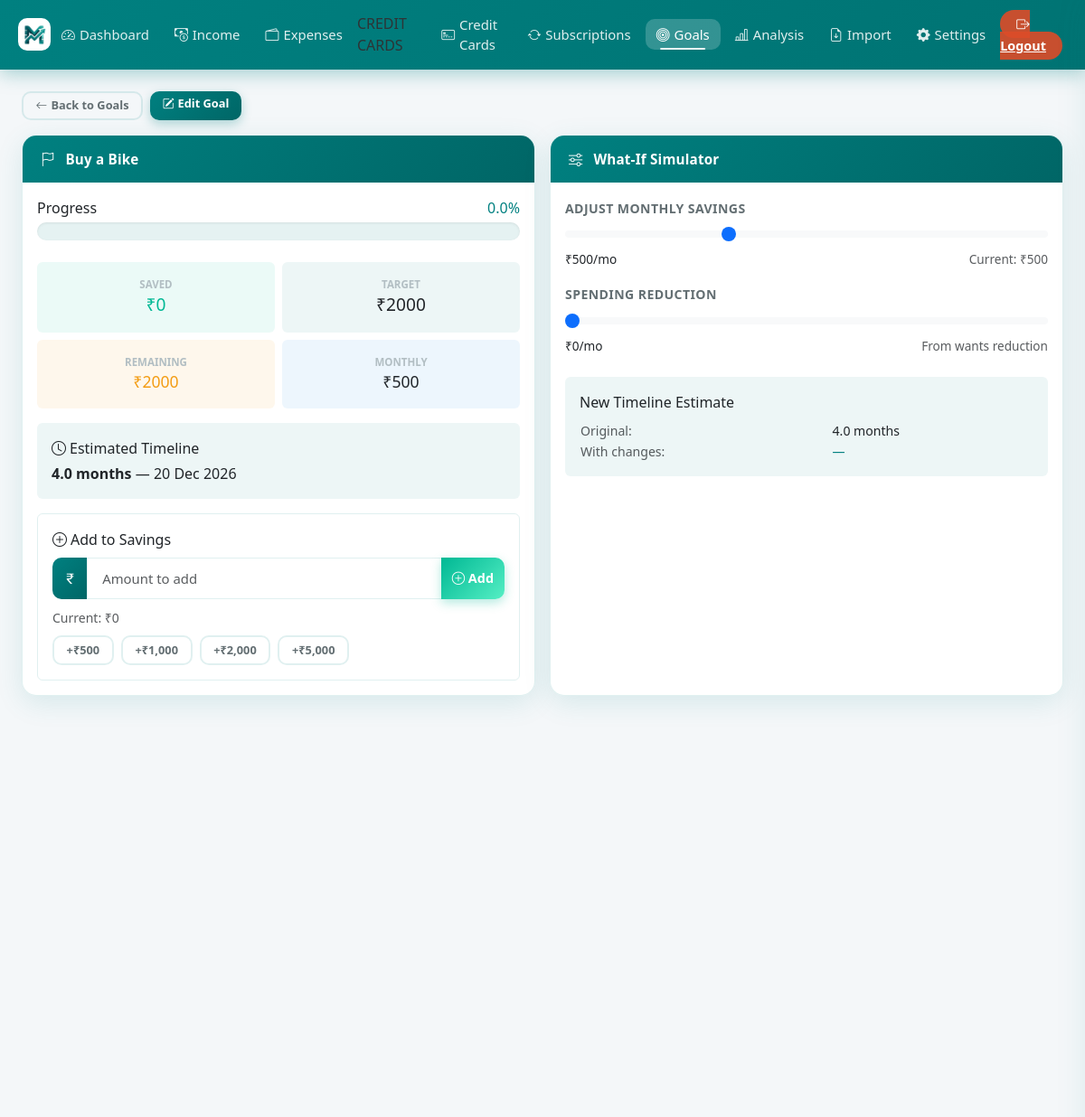
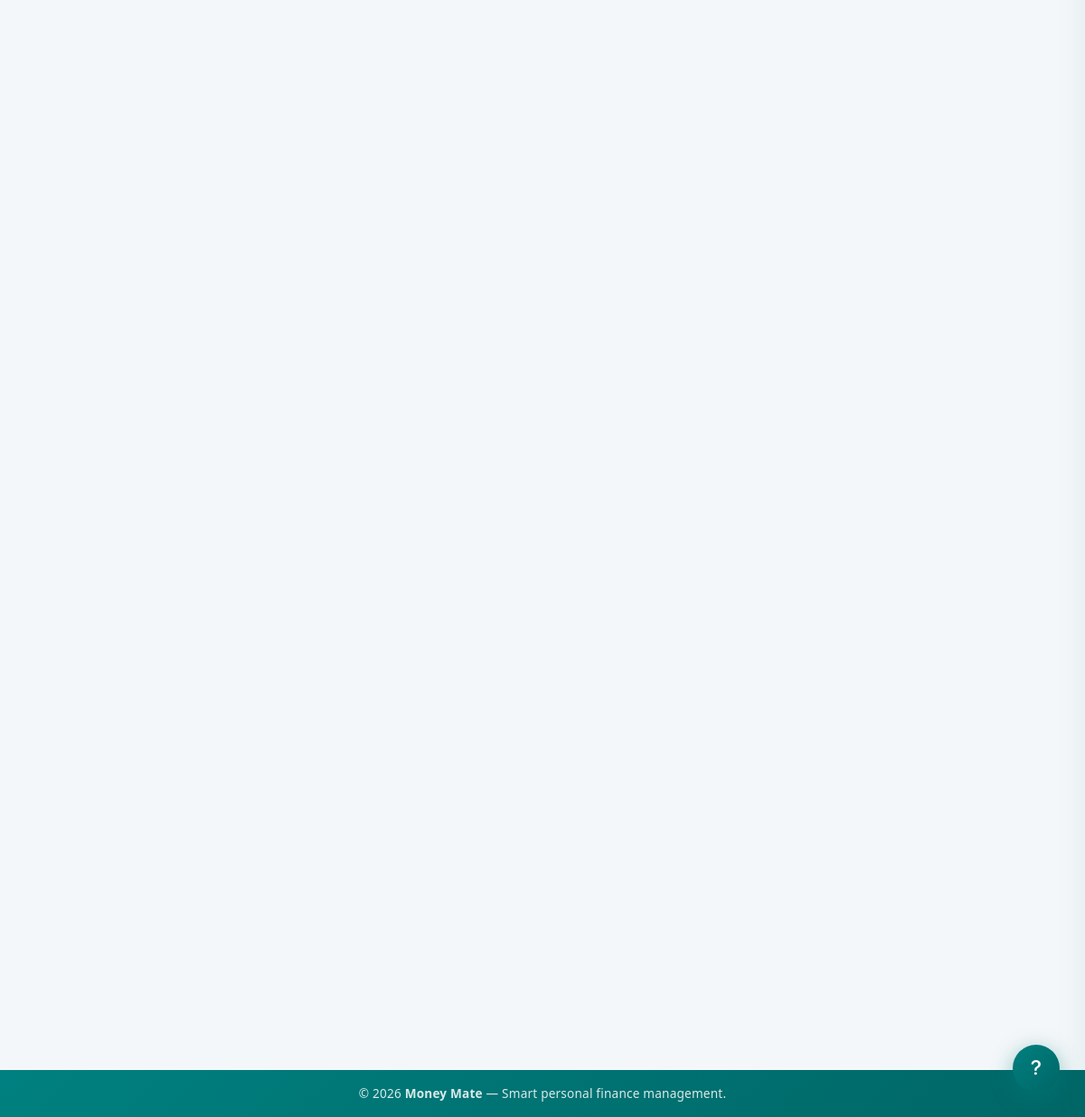
Screenshot of /goal/2 (signed in) with the database file from the repository (2 pictures, top to bottom).
### models.py (models this page shows)
class Goal(db.Model):
    id = db.Column(db.Integer, primary_key=True)
    user_id = db.Column(
        db.Integer, db.ForeignKey("user.id"), nullable=False, index=True
    )
    name = db.Column(db.String(200), nullable=False)
    target_amount = db.Column(db.Float, nullable=False)
    saved_amount = db.Column(db.Float, default=0.0)
    monthly_savings = db.Column(db.Float, default=0.0)
    target_date = db.Column(db.DateTime, nullable=True)
    priority = db.Column(db.String(10), default="medium", nullable=False)
    created_at = db.Column(db.DateTime, default=_now)
    @property
    def remaining_amount(self):
        return max(0, self.target_amount - self.saved_amount)
    @property
    def progress_percentage(self):
        if self.target_amount == 0:
            return 0
        return min(100, (self.saved_amount / self.target_amount) * 100)
    @property
    def estimated_months(self):
        if self.monthly_savings <= 0:
            return float("inf")
        return self.remaining_amount / self.monthly_savings
    @property
    def estimated_date(self):
        if self.estimated_months == float("inf"):
            return None
        return datetime.now(timezone.utc).replace(tzinfo=None) + timedelta(
            days=30 * self.estimated_months
        )

### app.py (the view, shortened to what this page needs)
@app.route("/goal/<int:id>", methods=["GET", "POST"])
@login_required
def goal_detail(id):
    goal = db.get_or_404(Goal, id)
    if goal.user_id != current_user.id:
        flash("Unauthorized access.", "danger")
        return redirect(url_for("goals"))
    form = SavingsUpdateForm()
    suggestions = get_spending_suggestions(current_user.id, goal)
    milestones = []
    if goal.monthly_savings > 0:
        for month in range(1, min(13, int(goal.estimated_months) + 1)):
            milestone_date = datetime.now(timezone.utc).replace(
                tzinfo=None
            ) + timedelta(days=30 * month)
            milestone_amount = goal.saved_amount + (goal.monthly_savings * month)
            milestones.append(
                {
                    "month": month,
                    "date": milestone_date,
                    "amount": min(milestone_amount, goal.target_amount),
                }
            )
    return render_template(
        "goal_detail.html",
        goal=goal,
        form=form,
        suggestions=suggestions,
        milestones=milestones,
    )

### forms.py
class SavingsUpdateForm(FlaskForm):
    saved_amount = FloatField(
        "Amount Saved (₹)", validators=[DataRequired(), NumberRange(min=0)]
    )
    submit = SubmitField("Add to Savings")

### app.py (called while the page is built)
@login_manager.user_loader
def load_user(user_id):
    return db.session.get(User, int(user_id))

    def __call__(self, environ, start_response):
        if environ.get("PATH_INFO") not in self._PWA_PATHS:
            return self.wsgi_app(environ, start_response)
        def _start_response(status, headers, exc_info=None):
            out = []
            for name, value in headers:
                if name.lower() == "vary":
                    parts = [p.strip() for p in value.split(",")
                             if p.strip().lower() != "cookie"]
                    value = ", ".join(parts) or "Accept-Encoding"
                out.append((name, value))
            return start_response(status, out, exc_info)
        return self.wsgi_app(environ, _start_response)

### templates/goal_detail.html (shortened to what this page needs)
{% extends "base.html" %}
{% block content %}
<div class="mb-3 reveal d-flex gap-2">
  <a href="{{ url_for('goals') }}" class="btn btn-outline-secondary btn-sm">
    <i class="bi bi-arrow-left me-1"></i>Back to Goals
  </a>
  <a href="{{ url_for('edit_goal', id=goal.id) }}" class="btn btn-primary btn-sm">
    <i class="bi bi-pencil-square me-1"></i>Edit Goal
  </a>
</div>
<div class="row g-3">
  <div class="col-md-6">
    <div class="card h-100 reveal">
      <div class="card-header"><i class="bi bi-flag me-1"></i>{{ goal.name }}</div>
      <div class="card-body">
        <div class="mb-4">
          <div class="d-flex justify-content-between mb-1">
            <span class="fw-600">Progress</span>
            <span class="fw-700" style="color:var(--brand-primary);">{{ "%.1f"|format(goal.progress_percentage)
              }}%</span>
          </div>
          <div class="progress" style="height:20px;">
          </div>
        </div>
        <div class="row g-2 mb-3">
          <div class="col-6">
            <div class="p-3 rounded text-center" style="background:rgba(0,184,148,0.08);">
              <div style="font-size:0.72rem;font-weight:700;text-transform:uppercase;color:var(--text-muted);">Saved
              </div>
              <div class="fw-700" style="font-size:1.2rem;color:#00b894;">₹{{ "%.0f"|format(goal.saved_amount) }}</div>
            </div>
          </div>
          <div class="col-6">
            <div class="p-3 rounded text-center" style="background:rgba(0, 128, 128,0.07);">
              <div style="font-size:0.72rem;font-weight:700;text-transform:uppercase;color:var(--text-muted);">Target
              </div>
              <div class="fw-700" style="font-size:1.2rem;">₹{{ "%.0f"|format(goal.target_amount) }}</div>
            </div>
          </div>
          <div class="col-6">
            <div class="p-3 rounded text-center" style="background:rgba(243,156,18,0.08);">
              <div style="font-size:0.72rem;font-weight:700;text-transform:uppercase;color:var(--text-muted);">Remaining
              </div>
              <div class="fw-700" style="font-size:1.1rem;color:#f39c12;">₹{{ "%.0f"|format(goal.remaining_amount) }}
              </div>
            </div>
          </div>
          <div class="col-6">
            <div class="p-3 rounded text-center" style="background:rgba(9,132,227,0.07);">
              <div style="font-size:0.72rem;font-weight:700;text-transform:uppercase;color:var(--text-muted);">Monthly
              </div>
              <div class="fw-700" style="font-size:1.1rem;">₹{{ "%.0f"|format(goal.monthly_savings) }}</div>
            </div>
          </div>
        </div>
        {% if goal.monthly_savings > 0 %}
        <div class="p-3 rounded mb-3" style="background:rgba(0, 128, 128,0.07);">
          <div class="fw-600 mb-1"><i class="bi bi-clock me-1"></i>Estimated Timeline</div>
          <div>
            <strong>{{ "%.1f"|format(goal.estimated_months) }} months</strong>
            {% if goal.estimated_date %}
            &mdash; {{ goal.estimated_date.strftime('%d %b %Y') }}
            {% endif %}
          </div>
      </div>
      {% endif %}
      <div class="p-3 rounded" style="border:1.5px solid var(--border-color);">
        <div class="fw-600 mb-2"><i class="bi bi-plus-circle me-1"></i>Add to Savings</div>
        <form method="POST">
          <div class="input-group mb-2">
            <span class="input-group-text"><i class="bi bi-currency-rupee"></i></span>
            {{ form.saved_amount(class="form-control", placeholder="Amount to add", step="0.01", min="0") }}
            <button type="submit" class="btn btn-success">
              <i class="bi bi-plus-circle"></i> Add
            </button>
          </div>
          <small class="text-muted">Current: ₹{{ "%.0f"|format(goal.saved_amount) }}</small>
        </form>
        <div class="mt-2 d-flex gap-2 flex-wrap">
          <button class="btn btn-sm btn-outline-secondary quick-add" data-amount="500">+₹500</button>
          <button class="btn btn-sm btn-outline-secondary quick-add" data-amount="1000">+₹1,000</button>
          <button class="btn btn-sm btn-outline-secondary quick-add" data-amount="2000">+₹2,000</button>
          <button class="btn btn-sm btn-outline-secondary quick-add" data-amount="5000">+₹5,000</button>
        </div>
      </div>
    </div>
  </div>
</div>
<div class="col-md-6">
  <div class="card h-100 reveal reveal-delay-1">
    <div class="card-header"><i class="bi bi-sliders me-1"></i> What-If Simulator</div>
    <div class="card-body">
      <div class="mb-3">
        <label class="form-label">Adjust Monthly Savings</label>
        <input type="range" class="form-range" id="monthlySlider" min="0"
          max="{{ goal.monthly_savings * 3 if goal.monthly_savings > 0 else 10000 }}" value="{{ goal.monthly_savings }}"
          step="100">
        <div class="d-flex justify-content-between" style="font-size:0.85rem;">
          <span class="fw-600">₹<span id="monthlyValue">{{ "%.0f"|format(goal.monthly_savings) }}</span>/mo</span>
          <span class="text-muted">Current: ₹{{ "%.0f"|format(goal.monthly_savings) }}</span>
        </div>
      </div>
      <div class="mb-4">
        <label class="form-label">Spending Reduction</label>
        <input type="range" class="form-range" id="reductionSlider" min="0" max="10000" value="0" step="100">
        <div class="d-flex justify-content-between" style="font-size:0.85rem;">
          <span class="fw-600">₹<span id="reductionValue">0</span>/mo</span>
          <span class="text-muted">From wants reduction</span>
        </div>
      </div>
      <div class="p-3 rounded mb-3" style="background:rgba(0, 128, 128,0.07);">
        <div class="fw-600 mb-2">New Timeline Estimate</div>
        <table style="width:100%;font-size:0.88rem;">
          <tr>
            <td class="text-muted">Original:</td>
            <td class="fw-600">
              {% if goal.monthly_savings > 0 %}{{ "%.1f"|format(goal.estimated_months) }} months
              {% else %}—{% endif %}
            </td>
          </tr>
          <tr>
            <td class="text-muted">With changes:</td>
            <td class="fw-700" id="newTime" style="color:var(--brand-primary);">—</td>
          </tr>
        </table>
      </div>
    </div>
  </div>
</div>
</div>
{% endblock %}

### static/style.css (style rules this page uses)
:root { --brand-primary: #008080; --brand-secondary: #80BFBF; --brand-accent: #00b894; --brand-danger: #FF924D; --brand-warning: #f39c12; --brand-info: #0984e3; --gradient-brand: linear-gradient(135deg, #008080 0%, #006666 100%); --gradient-green: linear-gradient(135deg, #00b894 0%, #55efc4 100%); --gradient-red: linear-gradient(135deg, #FF924D 0%, #FFB380 100%); --gradient-orange: linear-gradient(135deg, #f39c12 0%, #fdcb6e 100%); --gradient-blue: linear-gradient(135deg, #0984e3 0%, #74b9ff 100%); --bg-page: #f4f7f9; --bg-card: rgba(255, 255, 255, 0.97); --bg-card-hover: #fff; --text-primary: #2d3436; --text-secondary: #636e72; --text-muted: #b2bec3; --border-color: rgba(0, 128, 128, 0.12); --shadow-sm: 0 2px 12px rgba(0, 128, 128, 0.08); --shadow-md: 0 8px 30px rgba(0, 128, 128, 0.12); --shadow-lg: 0 20px 50px rgba(0, 128, 128, 0.18); --shadow-hover: 0 15px 40px rgba(0, 128, 128, 0.22); --radius-sm: 10px; --radius-md: 16px; --radius-lg: 24px; --radius-pill: 50px; --transition: all 0.28s cubic-bezier(0.4, 0, 0.2, 1); }
html { scroll-behavior: smooth; }
*, *::before, *::after { box-sizing: border-box; }
body { background: var(--bg-page); font-family: 'Segoe UI', system-ui, -apple-system, sans-serif; color: var(--text-primary); min-height: 100vh; display: flex; flex-direction: column; transition: background 0.3s, color 0.3s; }
.card { border: 1px solid var(--border-color); border-radius: var(--radius-md); background: var(--bg-card); box-shadow: var(--shadow-md); transition: var(--transition); overflow: hidden; }
.card-header { background: var(--gradient-brand); color: white; font-weight: 600; font-size: 0.95rem; padding: 0.9rem 1.25rem; border: none; display: flex; align-items: center; gap: 8px; letter-spacing: 0.2px; }
.btn { border-radius: var(--radius-sm); font-weight: 600; font-size: 0.9rem; transition: var(--transition); position: relative; overflow: hidden; border: none; cursor: pointer; }
.btn::after { content: ''; position: absolute; inset: 0; background: rgba(255, 255, 255, 0); transition: var(--transition); }
.btn-primary { background: var(--gradient-brand); color: white; box-shadow: 0 4px 12px rgba(0, 128, 128, 0.3); }
.btn-success { background: var(--gradient-green); color: white; box-shadow: 0 4px 12px rgba(0, 184, 148, 0.3); }
.btn-outline-secondary { border: 2px solid var(--border-color); color: var(--text-secondary); background: transparent; }
.btn-sm { font-size: 0.8rem; padding: 0.3rem 0.85rem; }
.form-control, .form-select { border-radius: var(--radius-sm); border: 1.5px solid var(--border-color); padding: 0.7rem 1rem; font-size: 0.93rem; color: var(--text-primary); background: white; transition: var(--transition); }
.form-label { font-weight: 600; font-size: 0.88rem; color: var(--text-secondary); margin-bottom: 6px; text-transform: uppercase; letter-spacing: 0.4px; }
.input-group-text { background: var(--gradient-brand); color: white; border: none; border-radius: var(--radius-sm) 0 0 var(--radius-sm); font-size: 0.95rem; }
.progress { border-radius: var(--radius-pill); background: rgba(0, 128, 128, 0.1); overflow: hidden; box-shadow: inset 0 1px 3px rgba(0, 0, 0, 0.08); }
.reveal { opacity: 0; transform: translateY(24px); transition: opacity 0.55s cubic-bezier(0.4, 0, 0.2, 1), transform 0.55s cubic-bezier(0.4, 0, 0.2, 1); }
.reveal.revealed { opacity: 1; transform: translateY(0); }
.reveal-delay-1 { transition-delay: 0.08s; }
.btn { position: relative; overflow: hidden; }
.form-control, .form-select { transition: border-color 0.22s ease, box-shadow 0.22s ease, transform 0.18s ease; }
body { padding-left: env(safe-area-inset-left, 0px); padding-right: env(safe-area-inset-right, 0px); }

### rows the page displays
Goal: name "Buy a Bike", progress_percentage "0.0", saved_amount "0", target_amount "2000", remaining_amount "2000", monthly_savings "500", estimated_months "4.0", estimated_date "20 Dec 2026"
